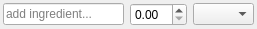
<?xml version="1.0" encoding="UTF-8"?>
<ui version="4.0">
 <class>AddIngredientWidget</class>
 <widget class="QWidget" name="AddIngredientWidget">
  <property name="geometry">
   <rect>
    <x>0</x>
    <y>0</y>
    <width>257</width>
    <height>26</height>
   </rect>
  </property>
  <property name="windowTitle">
   <string>Form</string>
  </property>
  <layout class="QHBoxLayout" name="horizontalLayout">
   <property name="leftMargin">
    <number>3</number>
   </property>
   <property name="topMargin">
    <number>3</number>
   </property>
   <property name="rightMargin">
    <number>3</number>
   </property>
   <property name="bottomMargin">
    <number>3</number>
   </property>
   <item>
    <widget class="QLineEdit" name="lineIngredientName">
     <property name="placeholderText">
      <string>add ingredient...</string>
     </property>
     <property name="clearButtonEnabled">
      <bool>true</bool>
     </property>
    </widget>
   </item>
   <item>
    <widget class="QDoubleSpinBox" name="dspnAmount">
     <property name="singleStep">
      <double>0.250000000000000</double>
     </property>
    </widget>
   </item>
   <item>
    <widget class="QComboBox" name="comboUnits">
     <property name="toolTip">
      <string>Select units</string>
     </property>
     <property name="frame">
      <bool>true</bool>
     </property>
     <item>
      <property name="text">
       <string/>
      </property>
     </item>
     <item>
      <property name="text">
       <string>count</string>
      </property>
     </item>
     <item>
      <property name="text">
       <string>cups</string>
      </property>
     </item>
     <item>
      <property name="text">
       <string>tbsp</string>
      </property>
     </item>
     <item>
      <property name="text">
       <string>tsp</string>
      </property>
     </item>
    </widget>
   </item>
  </layout>
 </widget>
 <resources/>
 <connections/>
</ui>
